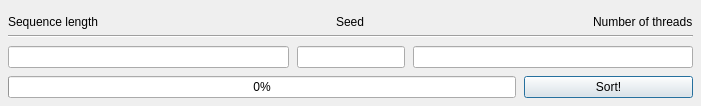
<?xml version="1.0" encoding="UTF-8"?>
<ui version="4.0">
 <class>MainWindow</class>
 <widget class="QMainWindow" name="MainWindow">
  <property name="geometry">
   <rect>
    <x>0</x>
    <y>0</y>
    <width>701</width>
    <height>106</height>
   </rect>
  </property>
  <property name="sizePolicy">
   <sizepolicy hsizetype="Fixed" vsizetype="Fixed">
    <horstretch>0</horstretch>
    <verstretch>0</verstretch>
   </sizepolicy>
  </property>
  <property name="windowTitle">
   <string>Bogosort</string>
  </property>
  <property name="windowOpacity">
   <double>1.000000000000000</double>
  </property>
  <property name="styleSheet">
   <string notr="true"/>
  </property>
  <widget class="QWidget" name="centralwidget">
   <property name="sizePolicy">
    <sizepolicy hsizetype="Minimum" vsizetype="Fixed">
     <horstretch>0</horstretch>
     <verstretch>0</verstretch>
    </sizepolicy>
   </property>
   <layout class="QVBoxLayout" name="verticalLayout" stretch="0,0,0,0">
    <property name="spacing">
     <number>0</number>
    </property>
    <property name="leftMargin">
     <number>8</number>
    </property>
    <property name="topMargin">
     <number>8</number>
    </property>
    <property name="rightMargin">
     <number>8</number>
    </property>
    <property name="bottomMargin">
     <number>8</number>
    </property>
    <item>
     <layout class="QHBoxLayout" name="horizontalLayout_3" stretch="2,0,2">
      <property name="spacing">
       <number>8</number>
      </property>
      <item alignment="Qt::AlignLeft">
       <widget class="QLabel" name="label_4">
        <property name="minimumSize">
         <size>
          <width>317</width>
          <height>0</height>
         </size>
        </property>
        <property name="text">
         <string>Sequence length</string>
        </property>
       </widget>
      </item>
      <item>
       <widget class="QLabel" name="label_2">
        <property name="text">
         <string>Seed</string>
        </property>
       </widget>
      </item>
      <item alignment="Qt::AlignRight">
       <widget class="QLabel" name="label">
        <property name="text">
         <string>Number of threads</string>
        </property>
       </widget>
      </item>
     </layout>
    </item>
    <item>
     <widget class="Line" name="line">
      <property name="orientation">
       <enum>Qt::Horizontal</enum>
      </property>
     </widget>
    </item>
    <item>
     <layout class="QHBoxLayout" name="horizontalLayout" stretch="2,0,2">
      <property name="spacing">
       <number>8</number>
      </property>
      <property name="topMargin">
       <number>8</number>
      </property>
      <item>
       <widget class="QLineEdit" name="inputSeqLen">
        <property name="text">
         <string/>
        </property>
       </widget>
      </item>
      <item>
       <widget class="QLineEdit" name="inputSeed"/>
      </item>
      <item>
       <widget class="QLineEdit" name="inputThreads">
        <property name="inputMask">
         <string/>
        </property>
        <property name="text">
         <string/>
        </property>
       </widget>
      </item>
     </layout>
    </item>
    <item>
     <layout class="QHBoxLayout" name="horizontalLayout_2" stretch="3,1">
      <property name="spacing">
       <number>8</number>
      </property>
      <property name="topMargin">
       <number>8</number>
      </property>
      <item>
       <widget class="QProgressBar" name="progressBar">
        <property name="cursor">
         <cursorShape>ArrowCursor</cursorShape>
        </property>
        <property name="autoFillBackground">
         <bool>false</bool>
        </property>
        <property name="value">
         <number>0</number>
        </property>
        <property name="invertedAppearance">
         <bool>false</bool>
        </property>
       </widget>
      </item>
      <item>
       <widget class="QPushButton" name="btnSort">
        <property name="sizePolicy">
         <sizepolicy hsizetype="Expanding" vsizetype="Fixed">
          <horstretch>0</horstretch>
          <verstretch>0</verstretch>
         </sizepolicy>
        </property>
        <property name="text">
         <string>Sort!</string>
        </property>
        <property name="autoDefault">
         <bool>true</bool>
        </property>
        <property name="default">
         <bool>true</bool>
        </property>
       </widget>
      </item>
     </layout>
    </item>
   </layout>
  </widget>
 </widget>
 <resources/>
 <connections/>
</ui>
